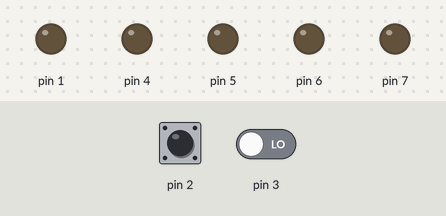
Bench run of a sketch on a simulated Arduino Uno, built with avr-gcc and run on an emulated ATmega328P. Shown: output pins drawn as LEDs (lit = HIGH). The inputs (shaded band) are chosen by the test bench; at power-on: pin 2 LOW, pin 3 LOW. Random numbers use the default seed unless the sketch sets one.

Above: at 1.2 s.
1.3 s: pin 2 pulsed HIGH 2 times (0.12 s each, 0.3 s apart)
At 2.7 s:
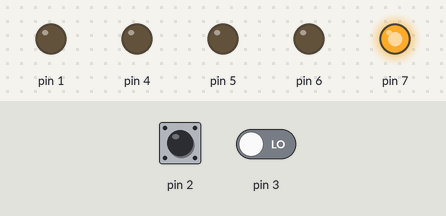
Timing chart, 0 to 4.3 s (numbered marks = the images above; inputs shaded):
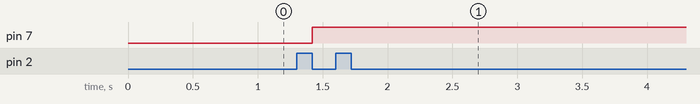

The sketch:

SNES.ino
```cpp
#include <avr/interrupt.h>
typedef unsigned char byte;
byte buttonsA = 0, buttonsB = 0, mask = 0;
// the setup function runs once when you press reset or power the board
void setup() {
  //configure pins for proper I/O, 2 and 3 are input (latch and clock) Rx (0) is also left as input
  //Any pin from 4-7 could be used as output, but we will use pin 7
  //Moved to loop because of strange issues using setup
  asm volatile(
    "SETUP:\n"
    //load port configuration into R16 (1 is OUTPUT 0 is INPUT)
    "LDI R16, 0b11110010\n"
    //set PORTD configuration (DDRD pins 0-7).
    //NOTE: OUT is faster than STS when available
    "OUT 0x0A, R16\n"
    //disable pull-up resistors (need pull-down resistors wired to pin 2 and 3)
    "IN R17, 0x35\n"
    "LDI R16, 0b00010000\n"
    "OR R16, R17\n"
    "OUT 0x35, R16\n"
    //Enable interrupts
    "SEI\n"
    //configuration for EICRA
    //INT0 will interrupt on toggle, INT1 on rising edge
    "LDI R16, 0b00001101\n"
    "STS 0x69, R16\n"
    //enable interrupt on pin2 (INT0). Pin3 is enabled later
    "SBI 0x1D, 0\n"
    :
    :
    :"r16", "r17", "cc", "memory"
    );
}
//loop currently contains test code for ensuring the Arduino SNES interface works
//Pin 4 is wired to pin 2 so it acts as the latch pulse
//pin 5 is wired to pin 3 so it acts as the clock pulse
//buttonsA and B are the sample scripted button presses with 1 representing pressed and 0 not pressed
//the button bits are as follows
//buttonsA: B|Y|Select|Start|Up|Down|Left|right
//buttonsB: A|X|L|R|notUsed|notUsed|notUsed|notUsed
void loop(){
  /*asm("SBI 0x0B, 7");
  asm("SBI 0x0B, 4");
  delay(24);
  asm("CBI 0x0B, 4");
  for(int i = 0; i < 16; i++){
  asm ("SBI 0x0B, 5");
  delay(12);
  asm ("CBI 0x0B, 5");
  }*/
  //Do nothing unless interrupted
  //pin2 (INT0) interrupts on the latch pules
  //pin3 (INT1) interrupts on the clock pulses
}

//jumped to when SNES sends a latch pulse (INT0 Interrupt is triggered)
    ISR(INT0_vect){
      //Generate random button presses
      buttonsA = rand() % 256;
      buttonsB = rand() % 256;
      buttonsA = buttonsA | 0b11111111;
      buttonsB = buttonsB | 0b00111111;
    asm volatile(
      "EXT_INT0:\n"
        //check if latch is high or low, jump if high
        "SBIC 0x09, 2\n"
        "JMP LATCH_RISING_EDGE\n"
        "SBI 0x0B, 7\n"
        //load bitmask
        "MOV R16, %2\n"
        //output first button press on falling edge of latch
      "FIRST_BUTTON_READ:\n"
        //AND output with bitmask
        "AND R16, %0\n"
        //check if button is pressed and output
        "LSR %2\n"
        "CPI R16, 0\n"
        "BREQ FIRST_BUTTON_OUT\n"
        "JMP EXIT_LATCH\n"

      //code if latch is on rising edge. Should be used to prep bitmask.
      "LATCH_RISING_EDGE:\n"
        //set up bitmask
        "LDI %2, 0b10000000\n"
        "JMP EXIT_LATCH\n"

      "FIRST_BUTTON_OUT:\n"
        "CBI 0x0B, 7\n"

      "EXIT_LATCH:\n"
      //Enable interrupt on pin 3 (INT1) to receive clock pulses
        "SBIS 0x1D, 1\n"
        "SBI 0x1D, 1\n"

        :"+r"(buttonsA),"+r"(buttonsB), "+r"(mask)
        :
        :"memory", "r16", "r17"
        //wait for next interrupt
      );};

    //jumpted to when SNES sends clock pulse. Should be used to output the next button press
    ISR(INT1_vect){
    asm volatile(
      "EXT_INT1:\n"
        "SBIS 0x09, 3\n"
        "JMP CLOCK_FALLING_EDGE\n"
        "SBI 0x0B, 7\n"
        //check if first 8 button presses are finished
        //if they are, move the next 8 instructions to buttonsA (%0) and reset the bitmask
        "CPI %2, 0\n"
        "BREQ LOAD_LAST_BUTTONS\n"
      "BUTTON_READ:\n"
        //AND output with bitmask
        "MOV R16, %2\n"
        "AND R16, %0\n"
        //check if button is pressed and output
        "CPI R16, 0\n"
        "BREQ BUTTON_OUT\n"
        "JMP EXIT\n"

      "LOAD_LAST_BUTTONS:\n"
        "MOV %0, %1\n"
        "LDI %2, 0b1000000\n"
        "JMP BUTTON_READ\n"

      "BUTTON_OUT:\n"
        "CBI 0x0B, 7\n"

      "EXIT:\n"
        "LSR %2\n"
      "CLOCK_FALLING_EDGE:\n"

        :"+r"(buttonsA),"+r"(buttonsB), "+r"(mask)
        :
        :"memory", "r16"
        //*/
        );
        //*/
        };
```

Measured:
- after the input at 1.3 s, pin 7: LOW → HIGH after 0.12 s
